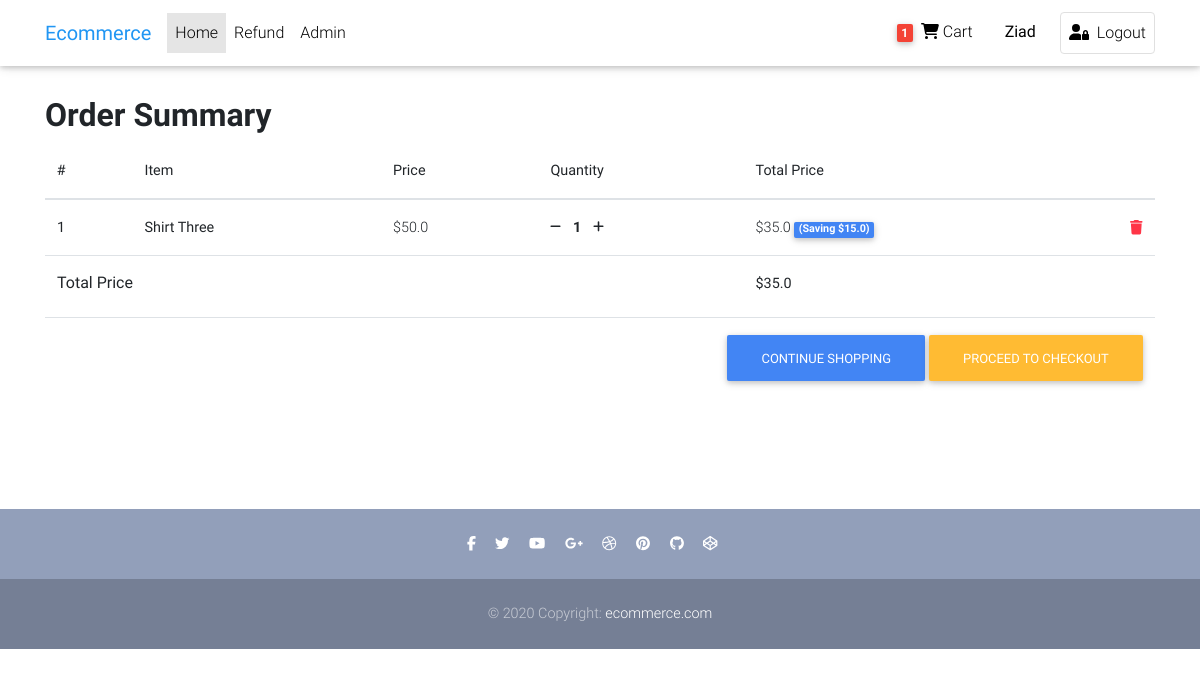
Page /order_summary/ (signed in) on the committed database.
### store/models.py (models this page shows, shortened)
class Order(models.Model):
    user = models.ForeignKey(settings.AUTH_USER_MODEL, on_delete=models.CASCADE)
    ref_code = models.CharField(max_length=20, blank=True, null=True)
    ordered = models.BooleanField(default=False)
    item = models.ManyToManyField(OrderItem)
    start_date = models.DateTimeField(auto_now_add=True)
    ordered_date = models.DateTimeField()
    billing_address = models.ForeignKey('Address', related_name='billing_address', on_delete=models.SET_NULL,
                                        blank=True, null=True)
    shipping_address = models.ForeignKey('Address', related_name='shipping_address', on_delete=models.SET_NULL,
                                         blank=True, null=True)
    payment = models.ForeignKey('Payment', on_delete=models.SET_NULL, blank=True, null=True)
    coupon = models.ForeignKey('Coupon', on_delete=models.SET_NULL, blank=True, null=True)
    being_delivered = models.BooleanField(default=False)
    received = models.BooleanField(default=False)
    refund_requested = models.BooleanField(default=False)
    refund_granted = models.BooleanField(default=False)
    def get_total(self):
        total = 0
        for order_item in self.item.all():
            total += order_item.get_final_price()
        if self.coupon:
            total -= self.coupon.amount
        return total

class OrderItem(models.Model):
    user = models.ForeignKey(settings.AUTH_USER_MODEL, on_delete=models.CASCADE)
    item = models.ForeignKey(Item, on_delete=models.CASCADE)
    quantity = models.IntegerField(default=1)
    ordered = models.BooleanField(default=False)
    def get_total_price(self):
        return round(self.quantity * self.item.price, 2)
    def get_total_discount_price(self):
        return round(self.quantity * self.item.discount_price, 2)
    def get_amount_saved(self):
        return round(self.get_total_price() - self.get_total_discount_price(), 2)
    def get_final_price(self):
        if self.item.discount_price:
            return self.get_total_discount_price()
        return self.get_total_price()

class Item(models.Model):
    title = models.CharField(max_length=100)
    price = models.FloatField()
    image = models.ImageField(upload_to='image')
    discount_price = models.FloatField(null=True, blank=True)
    category = models.CharField(choices=CATEGORY_CHOICES, max_length=2)
    label = models.CharField(choices=LABEL_CHOICES, max_length=1)
    slug = models.SlugField()
    description = models.TextField()
    name = models.TextField()

### store/views.py (the view)
# urls.py: path('order_summary/', views.OrderSummaryView.as_view(), name='order_summary'),
class OrderSummaryView(View):
    def get(self, request, *args, **kwargs):
        if not request.user.is_authenticated:
            return redirect('store:login')
        try:
            order = Order.objects.get(user=self.request.user, ordered=False)
            context = {'object': order}
            return render(self.request, 'store/summary_view.html', context)
        except ObjectDoesNotExist:
            messages.warning(self.request, "You don't have an active order.")
            return redirect('/')

### store/templatetags/cart_template_tags.py (called while the page is built)
@register.filter
def cart_item_count(user):
    if user.is_authenticated:
        qs = Order.objects.filter(user=user, ordered=False)
        if qs.exists():
            return qs[0].item.count()
        return 0

### store/templates/store/summary_view.html (shortened to what this page needs)
{% extends 'store/base.html' %}
{% block content %}
    <br><br>
    <main>
        <div class="container py-5">
            <div class="table-responsive">
                <h2 class="font-weight-bold">Order Summary</h2>
                <table class="table">
                    <thead>
                    <tr>
                        <th scope="col">#</th>
                        <th scope="col">Item</th>
                        <th scope="col">Price</th>
                        <th scope="col">Quantity</th>
                        <th scope="col">Total Price</th>
                    </tr>
                    </thead>
                    <tbody>
                    {% for order_item in object.item.all %}
                        <tr>
                            <th scope="row">{{ forloop.counter }}</th>
                            <td>
                                <a href="{% url 'store:product' order_item.item.slug %}">
                                    <b>{{ order_item.item.title }}</b>
                                </a>
                            </td>
                            <td>
                                ${{ order_item.item.price }}
                            </td>
                            <td>
                                <a href="{% url 'store:remove_single_cart' order_item.item.slug %}"><i
                                        class="fa fa-minus fa-sm mr-2"></i></a>
                                <span class="font-weight-bold">{{ order_item.quantity }}</span>
                                <a href="{% url 'store:add_cart' order_item.item.slug %}"><i
                                        class="fa fa-plus fa-sm ml-2"></i></a></td>
                            <td>
                                ${{ order_item.get_total_discount_price }}
                                <span class="badge badge-primary">(Saving ${{ order_item.get_amount_saved }})</span>
                                <a href="{% url 'store:remove_cart' order_item.item.slug %}"
                                   class="text-danger float-right"><i class="fa fa-trash"></i></a>
                            </td>
                        </tr>
                    {% endfor %}
                    {% if object.get_total %}
                        <tr>
                            <td colspan="4"><h6><b>Total Price</b></h6></td>
                            <td><b>${{ object.get_total }}</b></td>
                        </tr>
                        <tr class="text-right">
                            <td colspan="5">
                                <a class="btn btn-primary" href="{% url 'store:home' %}">Continue Shopping</a>
                                <a class="btn btn-warning" href="{% url 'store:checkout' %}">Proceed to checkout</a>
                            </td>
                        </tr>
                    {% endif %}
                    </tbody>
                </table>
            </div>
        </div>
    </main>
{% endblock %}

### store/templates/store/base.html (shortened to what this page needs)
{% load static %}
{% load cart_template_tags %}
<!DOCTYPE html>
<html lang="en">
<head>
    <link rel="stylesheet" href="{% static 'css/all.min.css' %}">
    <link href="{% static 'css/bootstrap.min.css' %}" rel="stylesheet">
    <link href="{% static 'css/mdb.min.css' %}" rel="stylesheet">
    <link href="{% static 'css/style.min.css' %}" rel="stylesheet">
</head>
<body>
<nav class="navbar fixed-top navbar-expand-lg navbar-light white scrolling-navbar">
    <div class="container">
        <a class="navbar-brand waves-effect" href="{% url 'store:home' %}">
            <strong class="blue-text">Ecommerce</strong>
        </a>
        <div class="collapse navbar-collapse" id="navbarSupportedContent">
            <ul class="navbar-nav mr-auto">
                <li class="nav-item active">
                    <a class="nav-link waves-effect" href="{% url 'store:home' %}">Home
                    </a>
                </li>
                {% if request.user.is_authenticated %}
                    <li class="nav-item">
                        <a class="nav-link waves-effect" href="{% url 'store:request-refund' %}">Refund</a>
                    </li>
                {% endif %}
                {% if request.user.is_staff %}
                    <li class="nav-item">
                        <a class="nav-link waves-effect" href="{% url 'store:admin' %}" target="_blank">Admin</a>
                    </li>
                {% endif %}
            </ul>
            <ul class="navbar-nav nav-flex-icons">
                {% if request.user.is_authenticated %}
                    <li class="nav-item">
                        <a href="{% url 'store:order_summary' %}" class="nav-link waves-effect">
                            <span class="badge red z-depth-1 mr-1"> {{ request.user|cart_item_count }} </span>
                            <i class="fas fa-shopping-cart"></i>
                            <span class="clearfix d-none d-sm-inline-block"> Cart </span>
                        </a>
                    </li>
                    <li class="nav-item mx-3">
                        <a class="nav-link waves-effect">
                            <span class="clearfix d-none d-sm-inline-block"><strong>{{ user.first_name }}</strong></span>
                        </a>
                    </li>
                    <li class="nav-item">
                        <a href="{% url 'store:logout' %}"
                           class="nav-link border border-light rounded waves-effect">
                            <i class="fa fa-user-lock mr-2"></i>Logout
                        </a>
                    </li>
                {% endif %}
            </ul>
        </div>
    </div>
</nav>
{% block content %}
{% endblock %}
<footer class="page-footer text-center font-small mt-5 wow fadeIn">
    <div class="pt-4">
    </div>
    <div class="pb-4">
        <a href="#">
            <i class="fab fa-facebook-f mr-3"></i>
        </a>
        <a href="#">
            <i class="fab fa-twitter mr-3"></i>
        </a>
        <a href="#">
            <i class="fab fa-youtube mr-3"></i>
        </a>
        <a href="#">
            <i class="fab fa-google-plus-g mr-3"></i>
        </a>
        <a href="#">
            <i class="fab fa-dribbble mr-3"></i>
        </a>
        <a href="#">
            <i class="fab fa-pinterest mr-3"></i>
        </a>
        <a href="#">
            <i class="fab fa-github mr-3"></i>
        </a>
        <a href="#">
            <i class="fab fa-codepen mr-3"></i>
        </a>
    </div>
    <div class="footer-copyright py-4">
        © 2020 Copyright:
        <a href="#"> ecommerce.com </a>
    </div>
</footer>
</body>
</html>

### rows in the picture
OrderItem: item "Shirt Three", item.price "50.0", quantity "1", get_total_discount_price "35.0", get_amount_saved "15.0"
Order: get_total "35.0"

### other values in the picture
{{ request.user|cart_item_count }} "1"
{{ user.first_name }} "Ziad"
